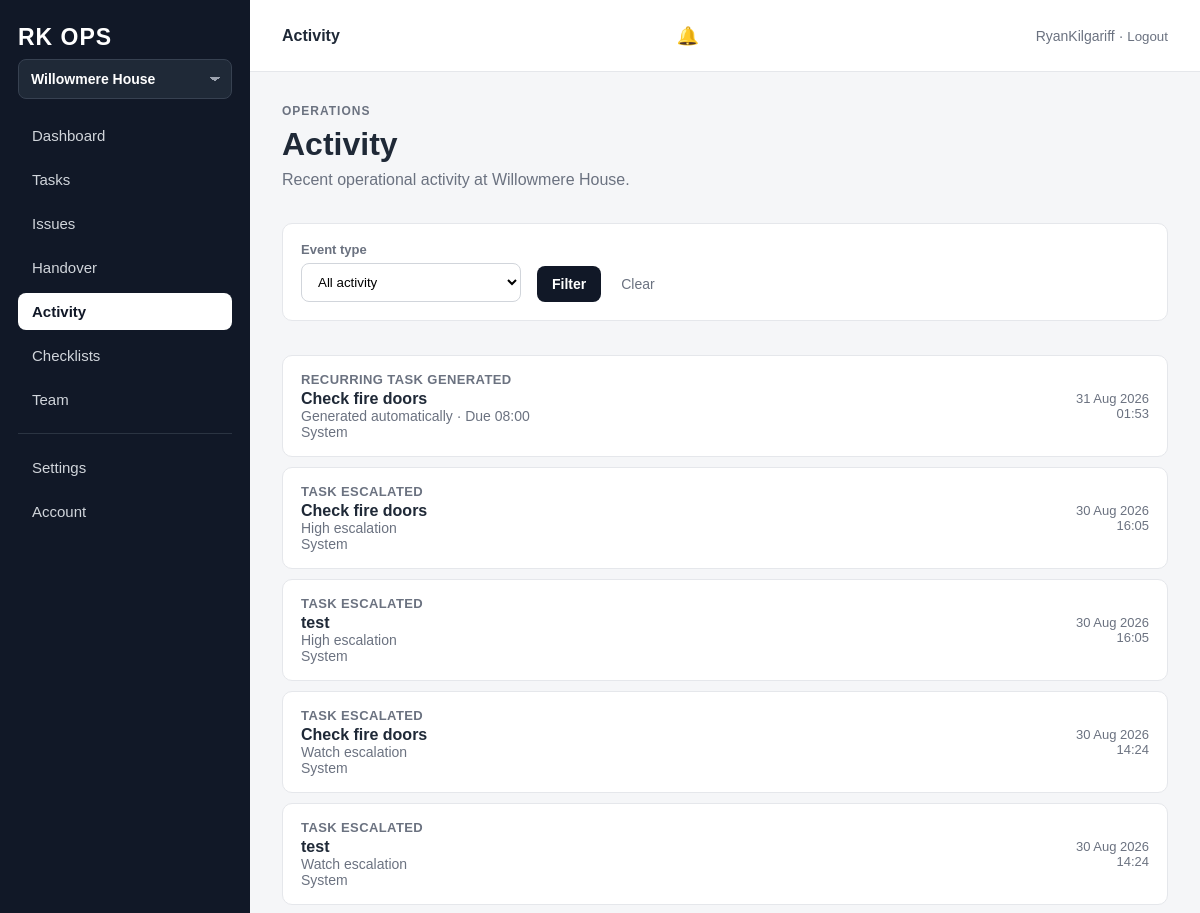
Before: /p/willowmere-house/activity/ (signed in, upper part) with the older database file.
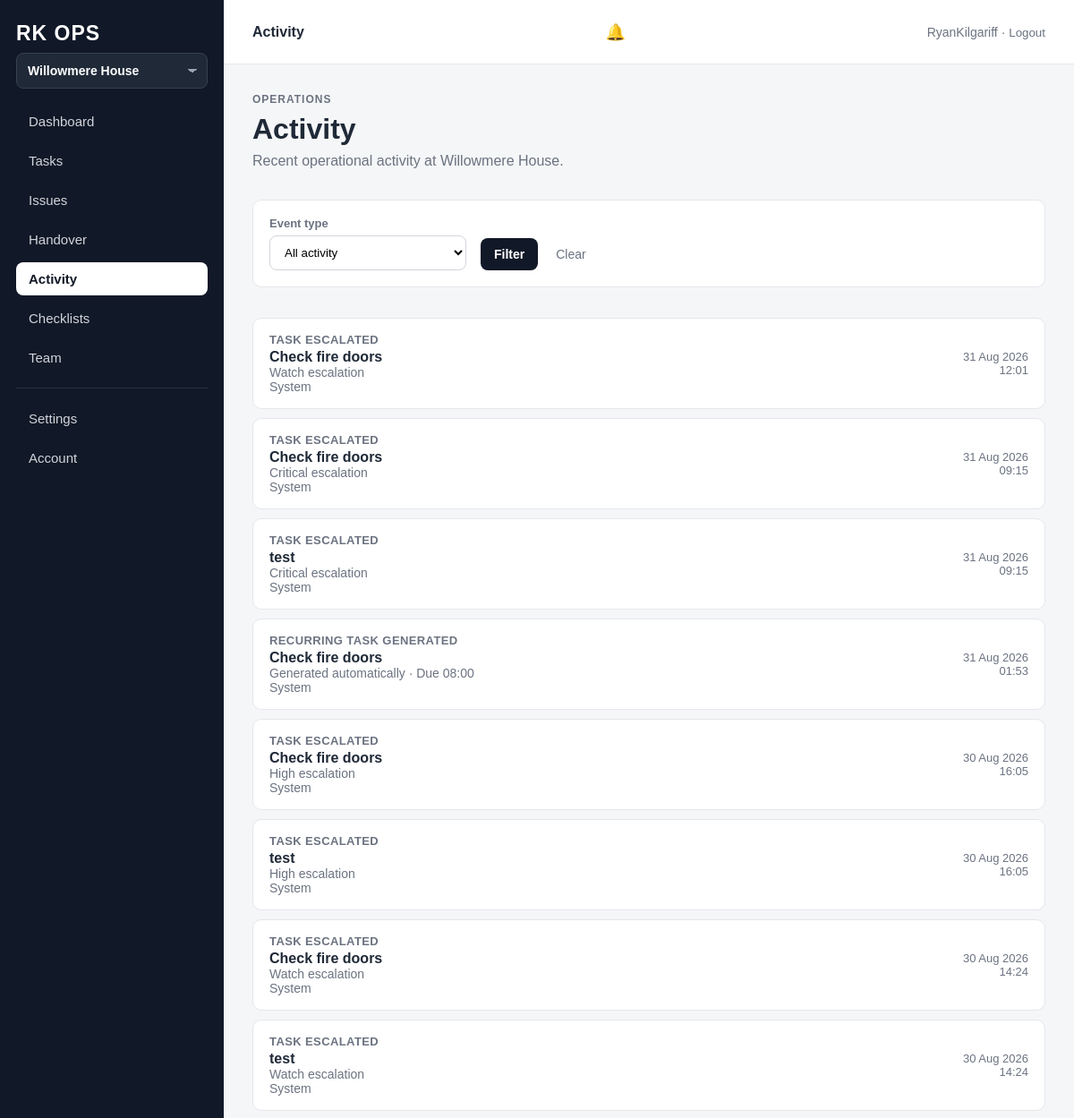
After: the same page with the newer database file.
### operations/models.py (models this page shows, shortened)
class ActivityLog(models.Model):
    class EventType(models.TextChoices):
        TASK_CREATED = "task_created", "Task created"
        TASK_COMPLETED = "task_completed", "Task completed"
        TASK_ASSIGNED = "task_assigned", "Task assigned"
        ISSUE_REPORTED = "issue_reported", "Issue reported"
        ISSUE_RESOLVED = "issue_resolved", "Issue resolved"
        ISSUE_ASSIGNED = "issue_assigned", "Issue assigned"
        CHECKLIST_STARTED = "checklist_started", "Checklist started"
        CHECKLIST_COMPLETED = "checklist_completed", "Checklist completed"
        HANDOVER_ADDED = "handover_added", "Handover note added"
        TEAM_MEMBER_ADDED = "team_member_added", "Team member added"
        RECURRING_GENERATED = "recurring_generated", "Recurring task generated"
        TASK_ESCALATED = "task_escalated", "Task escalated"
        TASK_DEESCALATED = "task_deescalated", "Task de-escalated"
    property = models.ForeignKey(
        Property,
        on_delete=models.CASCADE,
        related_name="activity_logs",
    )
    user = models.ForeignKey(
        settings.AUTH_USER_MODEL,
        on_delete=models.SET_NULL,
        null=True,
        blank=True,
        related_name="ops_activity_logs",
    )
    event_type = models.CharField(
        max_length=40,
        choices=EventType.choices,
    )
    title = models.CharField(max_length=200)
    detail = models.CharField(
        max_length=255,
        blank=True,
    )
    created_at = models.DateTimeField(
        auto_now_add=True,
    )
    class Meta:
        ordering = ["-created_at"]

### operations/views.py (the view)
@login_required
def activity_list(request, property_slug):
    property_obj, membership = get_property_for_user(
        request.user,
        property_slug,
    )
    activities = (
        ActivityLog.objects
        .filter(property=property_obj)
        .select_related("user")
        .order_by("-created_at")
    )
    event_filter = request.GET.get("event_type")
    if event_filter:
        activities = activities.filter(
            event_type=event_filter,
        )
    context = {
        "property": property_obj,
        "membership": membership,
        "activities": activities,
        "event_filter": event_filter,
        "event_choices": ActivityLog.EventType.choices,
        "active_page": "activity",
    }
    return render(
        request,
        "operations/activity_list.html",
        context,
    )

### operations/utils.py (called while the page is built, shortened)
def require_active_subscription(
    organisation,
):
    try:
        subscription = organisation.subscription
    except OrganisationSubscription.DoesNotExist:
        raise PermissionDenied(
            "This organisation does not have "
            "an active RK Ops subscription."
        )
    blocked_statuses = {
        OrganisationSubscription.Status.CANCELLED,
        OrganisationSubscription.Status.SUSPENDED,
    }
    if subscription.status in blocked_statuses:
        raise PermissionDenied(
            "This RK Ops organisation is currently unavailable."
        )
    return subscription

def get_property_for_user(
    user,
    property_slug,
):
    property_obj = get_object_or_404(
        Property.objects.select_related(
            "organisation"
        ),
        slug=property_slug,
        is_active=True,
    )
    organisation = property_obj.organisation
    if not organisation.is_active:
        raise PermissionDenied(
            "This property is not available."
        )
    require_active_subscription(
        organisation
    )
    if user.is_superuser:
        return property_obj, None

### operations/templates/operations/activity_list.html (shortened to what this page needs)
{% extends "operations/base.html" %}
{% block topbar_title %}
Activity
{% endblock %}
{% block content %}
<div class="section-header">
    <div>
        <p class="page-eyebrow">
            Operations
        </p>
        <h1 class="page-title">
            Activity
        </h1>
        <p class="page-subtitle">
            Recent operational activity at {{ property.name }}.
        </p>
    </div>
</div>
<section class="section">
    <form
        method="get"
        class="filters"
    >
        <div>
            <label for="event_type">
                Event type
            </label>
            <select
                name="event_type"
                id="event_type"
            >
                <option value="">
                    All activity
                </option>
            </select>
        </div>
        <button
            type="submit"
            class="button"
        >
            Filter
        </button>
        <a
            href="{% url 'operations:activity_list' property.slug %}"
            class="clear-filter"
        >
            Clear
        </a>
    </form>
</section>
<section class="section">
    <div class="activity-list">
        {% for activity in activities %}
            <article class="activity-item">
                <div class="activity-main">
                    <div class="activity-title">
                        {{ activity.get_event_type_display }}
                    </div>
                    <div class="activity-name">
                        {{ activity.title }}
                    </div>
                    {% if activity.detail %}
                        <div class="task-meta">
                            {{ activity.detail }}
                        </div>
                    {% endif %}
                    {% if activity.user %}
                        <div class="task-meta">
                            by
                            {{ activity.user.get_full_name|default:activity.user.username }}
                        </div>
                    {% else %}
                        <div class="task-meta">
                            System
                        </div>
                    {% endif %}
                </div>
                <div class="activity-time">
                    {{ activity.created_at|date:"d M Y" }}
                    <br>
                    {{ activity.created_at|date:"H:i" }}
                </div>
            </article>
        {% empty %}
            <div class="empty-state">
                No activity matches this filter.
            </div>
        {% endfor %}
    </div>
</section>
{% endblock %}

Changed rows visible on the page:
added ActivityLog: event_type "TASK ESCALATED", title "Check fire doors", detail "Watch escalation", shows "System", created_at "31 Aug 2026", created_at "12:01"
added ActivityLog: event_type "TASK ESCALATED", title "Check fire doors", detail "Critical escalation", shows "System", created_at "31 Aug 2026", created_at "09:15"
added ActivityLog: event_type "TASK ESCALATED", title "test", detail "Critical escalation", shows "System", created_at "31 Aug 2026", created_at "09:15"
